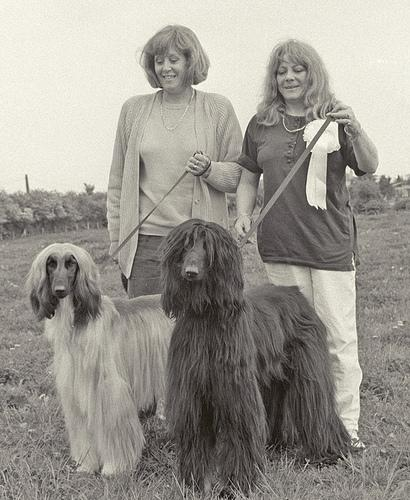
#> input picture Dataset/Images/n02088094-Afghan_hound/n02088094_11006.jpg, 410 x 500 px; its folder holds only this picture in this run
$ jupyter execute --allow-errors notebook.ipynb
#> lines starting #> are read from the running program, lines starting #| are printed output that depends on the picture
[cell 1]
import json
import os
import xml.etree.ElementTree as ET
from pathlib import Path

import matplotlib.pyplot as plt
import numpy as np
import pandas as pd
from PIL import Image
from skimage import exposure, filters, io
from skimage.feature import hog
from sklearn.decomposition import PCA
from sklearn.feature_extraction.text import CountVectorizer, TfidfVectorizer
from sklearn.metrics import pairwise_distances
from sklearn.preprocessing import StandardScaler

[cell 2]
base_image_dir = "./Dataset/Images"
base_annot_dir = "./Dataset/Annotation"
gray_output_dir = "./Grayscale_Images"


dog_classes = [
    "n02088094-Afghan_hound",
    "n02109961-Eskimo_dog",
    "n02113978-Mexican_hairless",
    "n02091467-Norwegian_elkhound",
]


output_dir = "./Processed_Images"

[cell 3]
# [29 lines left out: functions get_bounding_boxes, process_image, not called in this run]


original_img = None
cropped_img = None

#> (the rest of this cell did not finish here and is left out)

## b)

[cell 4]
def convert_to_grayscale_and_save(image_path, class_output_dir):
    image = Image.open(image_path)
#> image is the input picture: PIL image 410x500 RGB; mean R, G, B 155.1, 151.6, 144.1
    grayscale_image = image.convert("L")
    grayscale_path = os.path.join(class_output_dir, os.path.basename(image_path))
    grayscale_image.save(grayscale_path)
    return np.array(grayscale_image)


def calculate_edge_angle(grayscale_image):
    sobel_h = filters.sobel_h(grayscale_image)
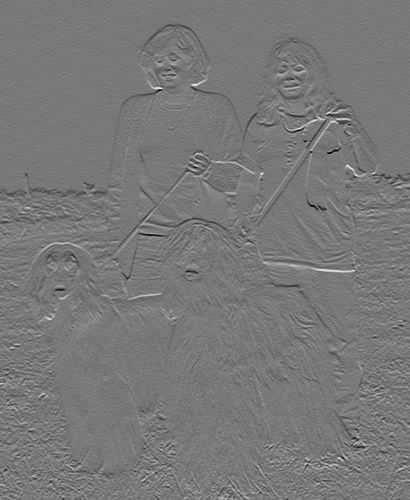
#> sobel_h: shape (500, 410) float64; min -0.66, max 0.73, mean -0.00156; drawn with min black and max white
    sobel_v = filters.sobel_v(grayscale_image)
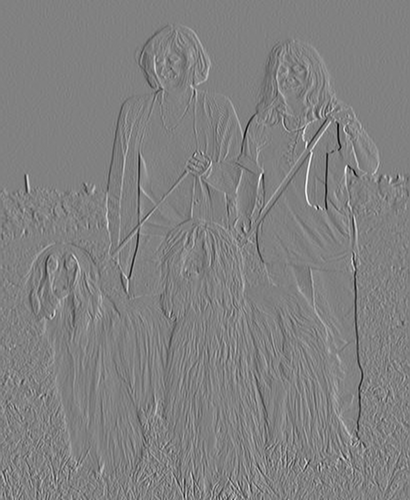
#> sobel_v: shape (500, 410) float64; min -0.832, max 0.809, mean -7.99e-05; drawn with min black and max white
    angle_sobel = np.mod(np.arctan2(sobel_v, sobel_h), np.pi)
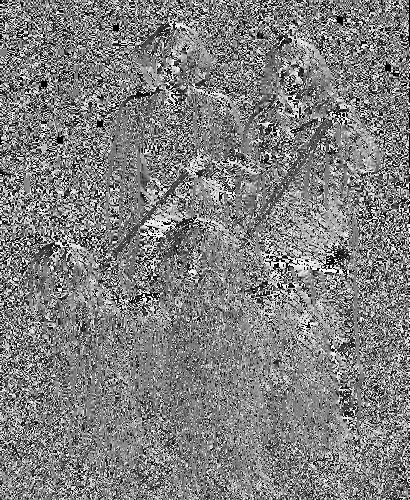
#> angle_sobel: shape (500, 410) float64; min 0, max 3.14, mean 1.58; drawn with min black and max white
    return angle_sobel


def compute_edge_histogram(angle_sobel):
    hist, hist_centers = exposure.histogram(angle_sobel, nbins=36)
#> hist = 36 values, max 9004 at index 18, min 4242 at index 4, mean 5694.4; hist_centers = 36 values from 0.0436 to 3.1
    return hist, hist_centers


def plot_histogram(image, hist, class_name):
#> called with hist = array of shape (36,), class_name = 'n02088094-Afghan_hound'
    plt.figure(figsize=(10, 4))
    plt.subplot(1, 2, 1)
    plt.imshow(image, cmap="gray")
    plt.title(f"{class_name} Image")

    plt.subplot(1, 2, 2)
    plt.bar(range(len(hist)), hist)
    plt.xlabel("Bins")
    plt.ylabel("Pixel Count")
    plt.title(f"{class_name} Edge Histogram")
    plt.show()
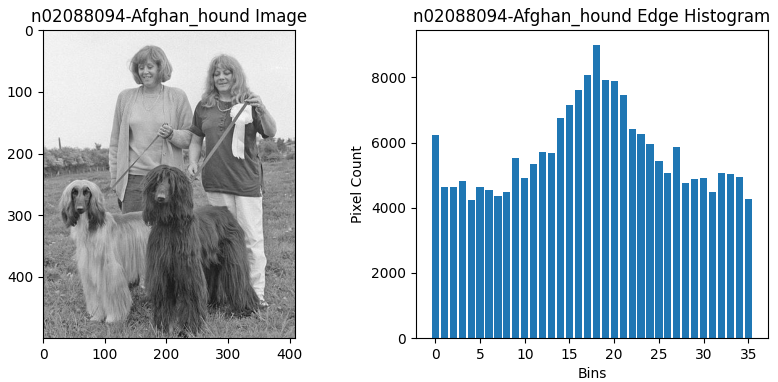
#> figure drawn by matplotlib, 2 panels; panel 2: tallest bar 9004 high, from x = 17.6 to 18.4


# [8 lines left out: function compare_histograms, not called in this run]


histograms = []
class_names = []

#> (the rest of this cell did not finish here and is left out)

## c)

[cell 5]
def compute_and_visualize_hog(grayscale_image, class_name):
#> called with class_name = 'n02088094-Afghan_hound'
    hog_features, hog_image = hog(
        grayscale_image,
        pixels_per_cell=(8, 8),
        cells_per_block=(2, 2),
        visualize=True,
        block_norm="L2-Hys",
    )
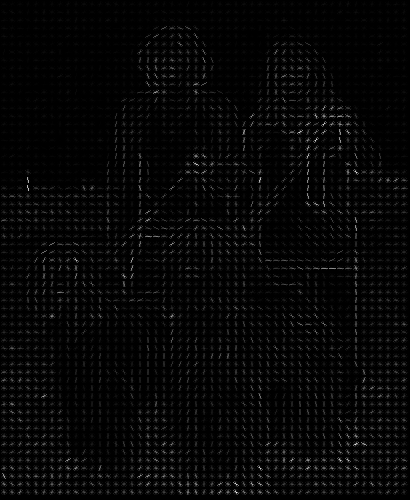
#> hog_image: shape (500, 410) float64; min 0, max 76.43, mean 2; drawn with min black and max white

    hog_image_rescaled = exposure.rescale_intensity(hog_image, in_range=(0, 10))
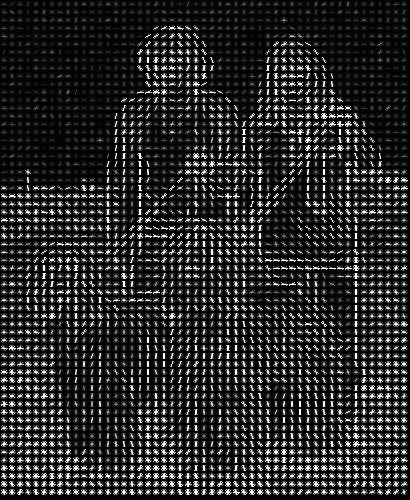
#> hog_image_rescaled: shape (500, 410) float64; min 0, max 1, mean 0.162

    plt.figure(figsize=(10, 4))
    plt.subplot(1, 2, 1)
    plt.imshow(grayscale_image, cmap="gray")
    plt.title(f"{class_name} Grayscale Image")

    plt.subplot(1, 2, 2)
    plt.imshow(hog_image_rescaled, cmap="gray")
    plt.title(f"{class_name} HOG Descriptor")
    plt.show()


chosen_class = "n02088094-Afghan_hound"
class_image_dir = os.path.join(gray_output_dir, chosen_class)

img_file = os.listdir(class_image_dir)[0]
grayscale_image_path = os.path.join(class_image_dir, img_file)


grayscale_image = io.imread(grayscale_image_path)


compute_and_visualize_hog(grayscale_image, chosen_class)
